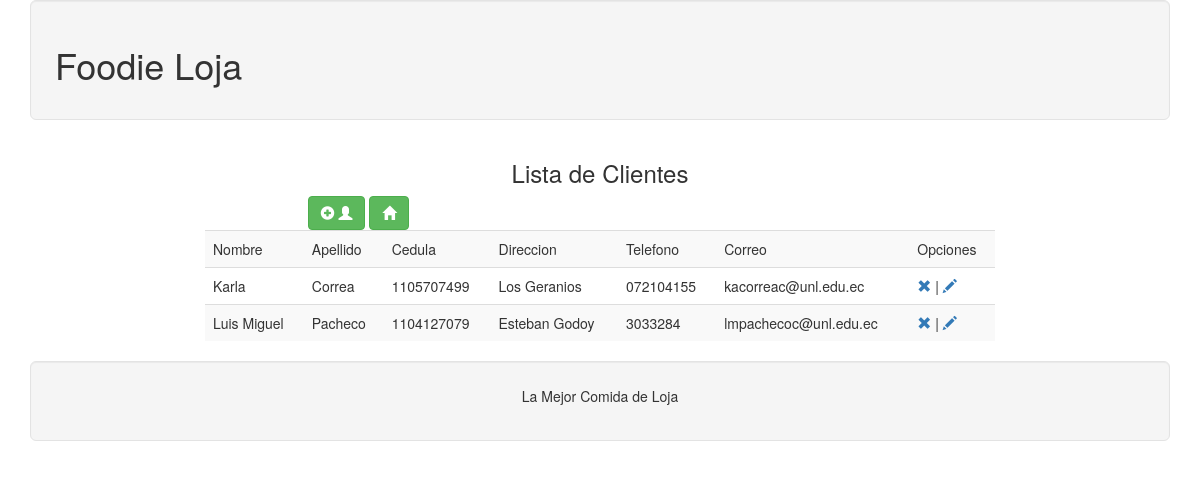
The app's page /listar/listarCli/ with its own data.
### appfoodie/models.py (models this page shows, shortened)
class Cliente(models.Model):
	Nombre = models.CharField(max_length=30,blank=True)
	Apellido = models.CharField(max_length=30,blank=True)
	Cedula = models.CharField(max_length=10)
	Direccion = models.CharField(max_length=30,blank=True)
	Telefono = models.CharField(max_length=10,blank=True)
	Correo = models.EmailField()

### appfoodie/views.py (the view)
# urls.py: url(r'^listar/listarCli/$', 'appfoodie.views.listarCli'),
def listarCli(request):
	clientes=Cliente.objects.all()
	context={
		'clientes':clientes,
	}
	return render(request,"listarCli.html",context)

### template/listarCli.html
{%extends "master.html"%}
{%block contenido%}
<h3 align="center">Lista de Clientes</h3>
<div class="row">
	<div class="col-md-6 col-md-offset-3">
		<button onClick="location.href = 'crear'" type="button" class="btn btn-success" aria-label="Left Align">
			<span class="glyphicon glyphicon-plus-sign" aria-hidden="true"></span>
			<span class="glyphicon glyphicon-user" aria-hidden="true"></span>
		</button>
		<button onClick="location.href = '../'" type="button" class="btn btn-success" aria-label="Left Align">
			<span class="glyphicon glyphicon-home" aria-hidden="true"></span>
		</button>
	</div>
</div>
<div class="row">
	<div class="col-md-8 col-md-offset-2">
		<table class="table table-striped">
			<tr>
			<td>Nombre</td>
			<td>Apellido</td>
			<td>Cedula</td>
			<td>Direccion</td>
			<td>Telefono</td>
			<td>Correo</td>
			<td>Opciones</td>
		</tr>
		{%for c in clientes%}
		<tr>
			<td>{{c.Nombre}}</td>
			<td>{{c.Apellido}}</td>
			<td>{{c.Cedula}}</td>
			<td>{{c.Direccion}}</td>
			<td>{{c.Telefono}}</td>
			<td>{{c.Correo}}</td>
			<td><a href="eliminar?id={{c.id}}"><span class="glyphicon glyphicon-remove" ari-hidden="true"></span></a> | <a href="modificar?id={{c.id}}"><span class="glyphicon glyphicon-pencil" ari-hidden="true"></span></a></span></a></td>
		</tr>
				{%endfor%}
		</table>
	</div>
</div>
{%endblock%}

### template/master.html (shortened to what this page needs)
<!DOCTYPE html>
<html lang="en">
<head>
	<link rel="stylesheet" media="screen" href="//netdna.bootstrapcdn.com/bootstrap/3.3.4/css/bootstrap.min.css">
</head>
<body>
	{%include "header.html"%}
	{%block contenido%}
	{%endblock%}
	{%include "footer.html"%}
</body>
</html>

### template/header.html
<div class="container">
	<div class="well well-lg">
	<p class="text-center">
		<h1>Foodie Loja</h1>
	</p>
	</div>
</div>

### template/footer.html
<div class="container">
	<div class="well well-lg">
	<p class="text-center">
		La Mejor Comida de Loja
	</p>
	</div>
</div>

### records on screen
Cliente: Nombre "Karla", Apellido "Correa", Cedula "1105707499", Direccion "Los Geranios", Telefono "072104155", Correo "kacorreac@unl.edu.ec"
Cliente: Nombre "Luis Miguel", Apellido "Pacheco", Cedula "1104127079", Direccion "Esteban Godoy", Telefono "3033284", Correo "lmpachecoc@unl.edu.ec"
